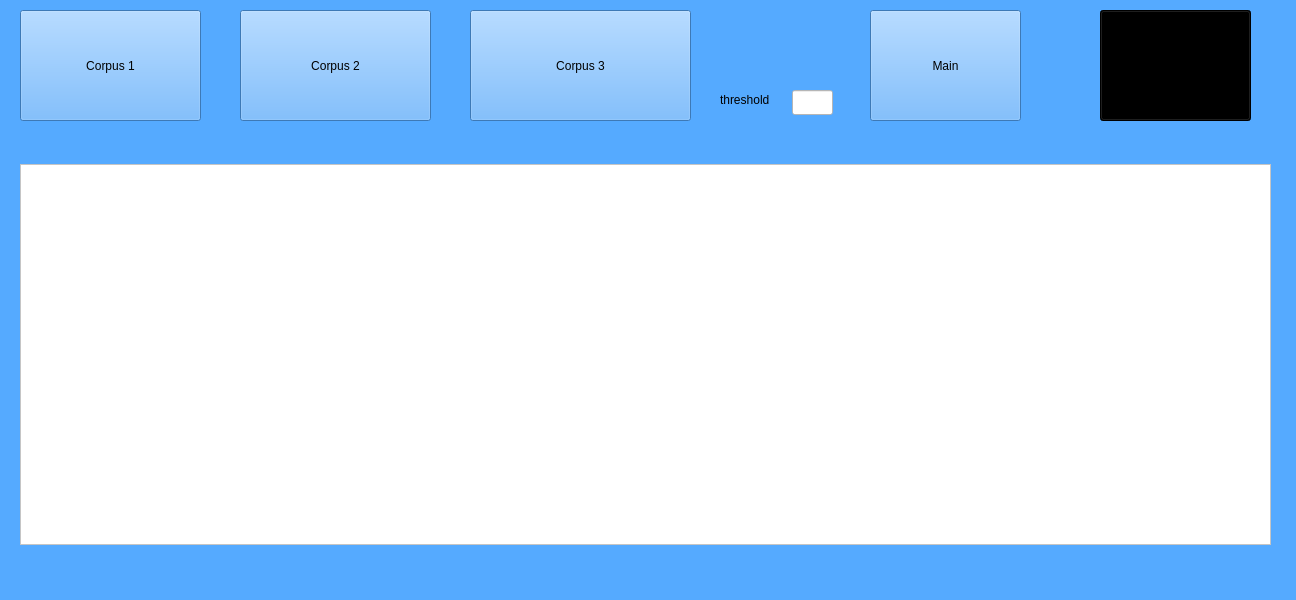
<?xml version="1.0" encoding="UTF-8"?>
<ui version="4.0">
 <class>MainWindow</class>
 <widget class="QMainWindow" name="MainWindow">
  <property name="geometry">
   <rect>
    <x>0</x>
    <y>0</y>
    <width>1296</width>
    <height>600</height>
   </rect>
  </property>
  <property name="windowTitle">
   <string>MainWindow</string>
  </property>
  <property name="styleSheet">
   <string notr="true">background-color: rgb(85, 170, 255);</string>
  </property>
  <widget class="QWidget" name="centralwidget">
   <widget class="QPushButton" name="pushButton">
    <property name="geometry">
     <rect>
      <x>20</x>
      <y>10</y>
      <width>181</width>
      <height>111</height>
     </rect>
    </property>
    <property name="text">
     <string>Corpus 1</string>
    </property>
   </widget>
   <widget class="QPushButton" name="pushButton_2">
    <property name="geometry">
     <rect>
      <x>240</x>
      <y>10</y>
      <width>191</width>
      <height>111</height>
     </rect>
    </property>
    <property name="text">
     <string>Corpus 2</string>
    </property>
   </widget>
   <widget class="QPushButton" name="pushButton_3">
    <property name="geometry">
     <rect>
      <x>470</x>
      <y>10</y>
      <width>221</width>
      <height>111</height>
     </rect>
    </property>
    <property name="text">
     <string>Corpus 3</string>
    </property>
   </widget>
   <widget class="QPushButton" name="pushButton_4">
    <property name="geometry">
     <rect>
      <x>870</x>
      <y>10</y>
      <width>151</width>
      <height>111</height>
     </rect>
    </property>
    <property name="text">
     <string>Main</string>
    </property>
   </widget>
   <widget class="QTextEdit" name="textEdit">
    <property name="geometry">
     <rect>
      <x>20</x>
      <y>164</y>
      <width>1251</width>
      <height>381</height>
     </rect>
    </property>
    <property name="styleSheet">
     <string notr="true">background-color: rgb(255, 255, 255);</string>
    </property>
   </widget>
   <widget class="QLineEdit" name="lineEdit">
    <property name="geometry">
     <rect>
      <x>792</x>
      <y>90</y>
      <width>41</width>
      <height>25</height>
     </rect>
    </property>
    <property name="styleSheet">
     <string notr="true">background-color: rgb(255, 255, 255);</string>
    </property>
   </widget>
   <widget class="QLabel" name="label">
    <property name="geometry">
     <rect>
      <x>720</x>
      <y>90</y>
      <width>61</width>
      <height>20</height>
     </rect>
    </property>
    <property name="text">
     <string>threshold</string>
    </property>
   </widget>
   <widget class="QPushButton" name="pushButton_5">
    <property name="geometry">
     <rect>
      <x>1100</x>
      <y>10</y>
      <width>151</width>
      <height>111</height>
     </rect>
    </property>
    <property name="styleSheet">
     <string notr="true">background-color: rgb(0, 0, 0);</string>
    </property>
    <property name="text">
     <string>Run Check</string>
    </property>
   </widget>
  </widget>
  <widget class="QMenuBar" name="menubar">
   <property name="geometry">
    <rect>
     <x>0</x>
     <y>0</y>
     <width>1296</width>
     <height>26</height>
    </rect>
   </property>
  </widget>
  <widget class="QStatusBar" name="statusbar"/>
 </widget>
 <resources/>
 <connections/>
</ui>
